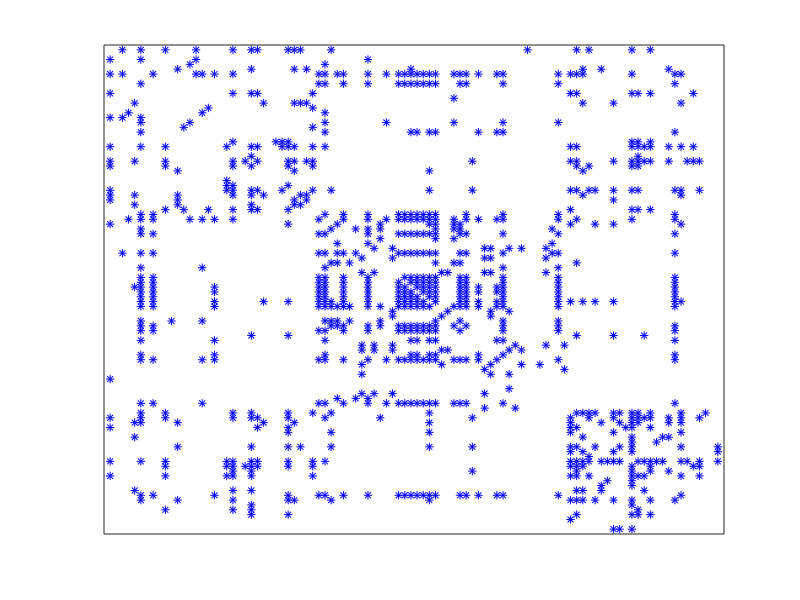
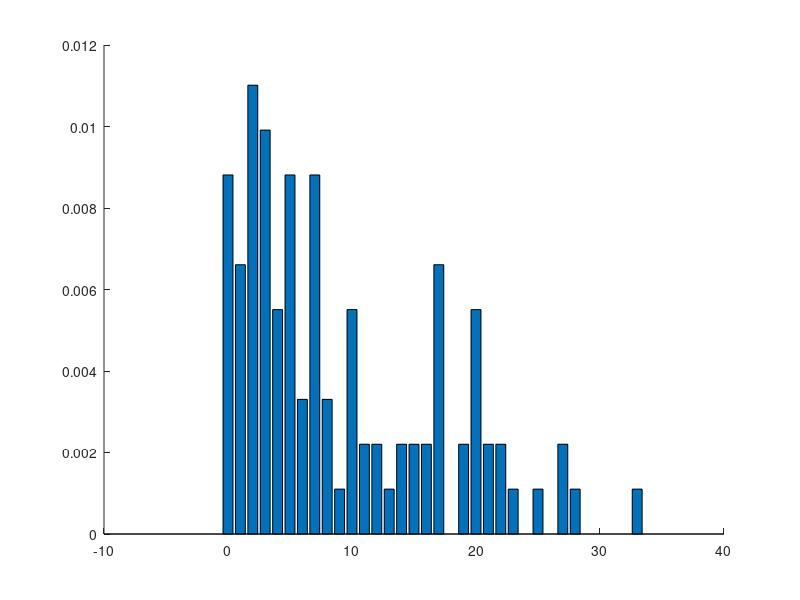

Write the MATLAB code that produced these figures, in order. (Note: this script raises an error after producing the figures.)
clear; clc; rng('default'); rng(0); tic; load('./Data/Data_Empirical.mat', 'C');

mkdir('./Figure/'); mkdir('./Data/')

AdjacencyMatrix = C;

Fig1 = figure('Name', 'Adjacency Matrix', 'NumberTitle','off');
spy(AdjacencyMatrix, 'b')
xlabel('')
set(gca,'FontSize',18,'FontName','Arial','XTick',[],'YTick',[])

DegreeVector = sum(AdjacencyMatrix, 2);
MaxDegree = max(DegreeVector);
Degree = 0:MaxDegree;
NodeNumber = zeros(MaxDegree+1, 1);
TotalDegree = sum(DegreeVector);
for degree = 0 : MaxDegree
    NodeList = find(DegreeVector==degree);
    NodeNumber(degree+1) = length(NodeList) / TotalDegree;
end

Fig3 = figure('Name', 'Degree Probability Distribution', 'NumberTitle', 'off');
bar(Degree, NodeNumber, 'FaceColor', '0.85,0.33,0.10')
xlabel('Degree k'); ylabel(' Probability of degree P(k)');
set(gca,'FontSize',18,'FontName','Arial','XTick',[0,5,10,15,20,25,30],'YTick',[0,0.004,0.008,0.012],'YTickLabel',[0.000,0.004,0.008,0.012])

saveas(Fig1,'./Figure/FigS5a','epsc'); saveas(Fig1,'./Figure/FigS5a');
saveas(Fig3,'./Figure/FigS5b','epsc'); saveas(Fig3,'./Figure/FigS5b');